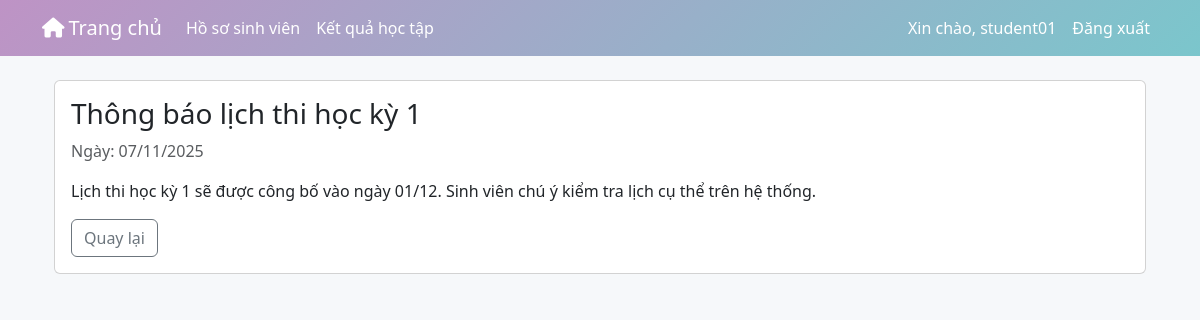
The app's page /views/static_view.php?type=notification&id=1 (signed in) with its own data.
### tables this page shows
CREATE TABLE `static_pages` (
  `id` int(11) NOT NULL AUTO_INCREMENT,
  `type` enum('notification','document','news') NOT NULL,
  `title` varchar(255) NOT NULL,
  `content` text DEFAULT NULL,
  `published` tinyint(1) NOT NULL DEFAULT 0,
  `image_path` varchar(255) DEFAULT NULL,
  `file_path` varchar(255) DEFAULT NULL,
  `created_at` timestamp NOT NULL DEFAULT current_timestamp(),
  `updated_at` timestamp NOT NULL DEFAULT current_timestamp() ON UPDATE current_timestamp(),
  PRIMARY KEY (`id`)
);

### functions/static_functions.php (called while the page is built, shortened)
<?php
require_once __DIR__ . '/db_connection.php';
function getStaticById($id)
{
    global $conn;
    try {
        $sql = "SELECT * FROM static_pages WHERE id = :id LIMIT 1";
        $stmt = $conn->prepare($sql);
        $stmt->execute([':id' => $id]);
        return $stmt->fetch(PDO::FETCH_ASSOC);
    } catch (PDOException $e) {
        error_log('static_functions::getStaticById error: ' . $e->getMessage());
        return false;
    }
}
?>

### views/static_view.php (the view, shortened to what this page needs)
<?php
require_once __DIR__ . '/../functions/static_functions.php';
$id = isset($_GET['id']) ? intval($_GET['id']) : 0;
$item = null;
if ($id > 0) {
    $item = getStaticById($id);
}
?>
<!doctype html>
<html lang="vi">
<head>
    <link href="https://cdn.jsdelivr.net/npm/bootstrap@5.3.3/dist/css/bootstrap.min.css" rel="stylesheet">
    <link href="https://cdnjs.cloudflare.com/ajax/libs/font-awesome/6.4.0/css/all.min.css" rel="stylesheet">
</head>
<body>
    <?php include __DIR__ . '/user_menu.php'; ?>
    <div class="container dashboard-main">
        <?php if (!$item): ?>
            <div class="alert alert-warning">Không tìm thấy nội dung hoặc trang không tồn tại.</div>
            <p><a href="home.php" class="btn btn-secondary">Quay lại trang chủ</a></p>
        <?php else: ?>
            <div class="card">
                <div class="card-body">
                    <h3><?php echo htmlspecialchars($item['title']); ?></h3>
                    <div class="text-muted mb-3">Ngày: <?php echo htmlspecialchars(date('d/m/Y', strtotime($item['created_at']))); ?></div>
                    <div><?php echo nl2br(htmlspecialchars($item['content'])); ?></div>
                    <div class="mt-3"><a href="home.php" class="btn btn-outline-secondary">Quay lại</a></div>
                </div>
            </div>
        <?php endif; ?>
    </div>
</body>
</html>

### views/static_view.php (style rules this page uses)
body { background:#f6f8fa }
.dashboard-main { padding:24px }

### records on screen
static_pages: title "Thông báo lịch thi học kỳ 1", created_at "07/11/2025", content "Lịch thi học kỳ 1 sẽ được công bố vào ngày 01/12. Sinh viên chú ý kiểm tra lịch cụ thể trên hệ thống."

### other values on screen
$currentUser['username'] "student01"
